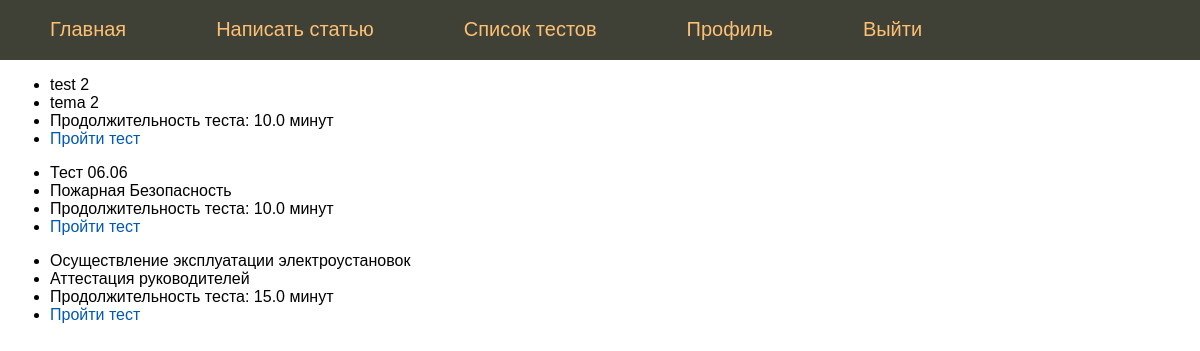
The page /test_list (signed in) on the database its author committed.
### models.py (models this page shows)
class Tests(db.Model):
    __tablename__ = 'tests'
    id = db.Column(db.Integer, primary_key=True)
    name = db.Column(db.String(100))
    date_create = db.Column(db.DateTime)
    max_test_time = db.Column(db.Integer)
    max_q = db.Column(db.Integer)
    tema_id = db.Column(db.Integer, db.ForeignKey('temas.id'))
    tema = relationship("Temas")

class Temas(db.Model):
    __tablename__ = 'temas'
    id = db.Column(db.Integer, primary_key=True)
    name = db.Column(db.String(100), nullable=True)

### app.py (the view)
@app.route('/test_list')
@login_required
def test_list():
    tests_user = get_tests_for_user(current_user.id, db.session)
    return render_template("test_list.html", massiv_testov=tests_user, zaloginen=current_user.is_authenticated)

### app.py (called while the page is built)
@login_manager.user_loader
def load_user(user_id):
    return db.session.query(models.Users).filter(models.Users.id == user_id).first()

### common.py (called while the page is built)
def get_tests_for_user(user_id, session):
    tests_user = session.query(models.Tests).join(models.User_test
                                                  ).filter(user_id == models.User_test.user_id).all()
    return tests_user

### templates/test_list.html
{% extends 'layout.html' %}
{% block content %}
    {% for test in massiv_testov %}
    <ul>
        <li>{{ test.name }}</li>
        <li>{{ test.tema.name }}</li>
        <li>Продолжительность теста: {{ (test.max_test_time) /60 }} минут</li>
        <li><a href="{{ url_for('findorcreatetesting', test_id = test.id) }}">Пройти тест</a></li>
    </ul>
    {% endfor %}
{% endblock %}

### static/css/styles.css (style rules this page uses)
html, body { font-family: 'Arial'; margin: 0; padding: 0; height: 100%; width: 100%; }
a { color: #0059b2; text-decoration: none; }

### rows shown on the page
Tests: name "test 2", tema.name "tema 2", (test.max_test_time)/60 "10.0"
Tests: name "Тест 06.06", tema.name "Пожарная Безопасность", (test.max_test_time)/60 "10.0"
Tests: name "Осуществление эксплуатации электроустановок", tema.name "Аттестация руководителей", (test.max_test_time)/60 "15.0"
